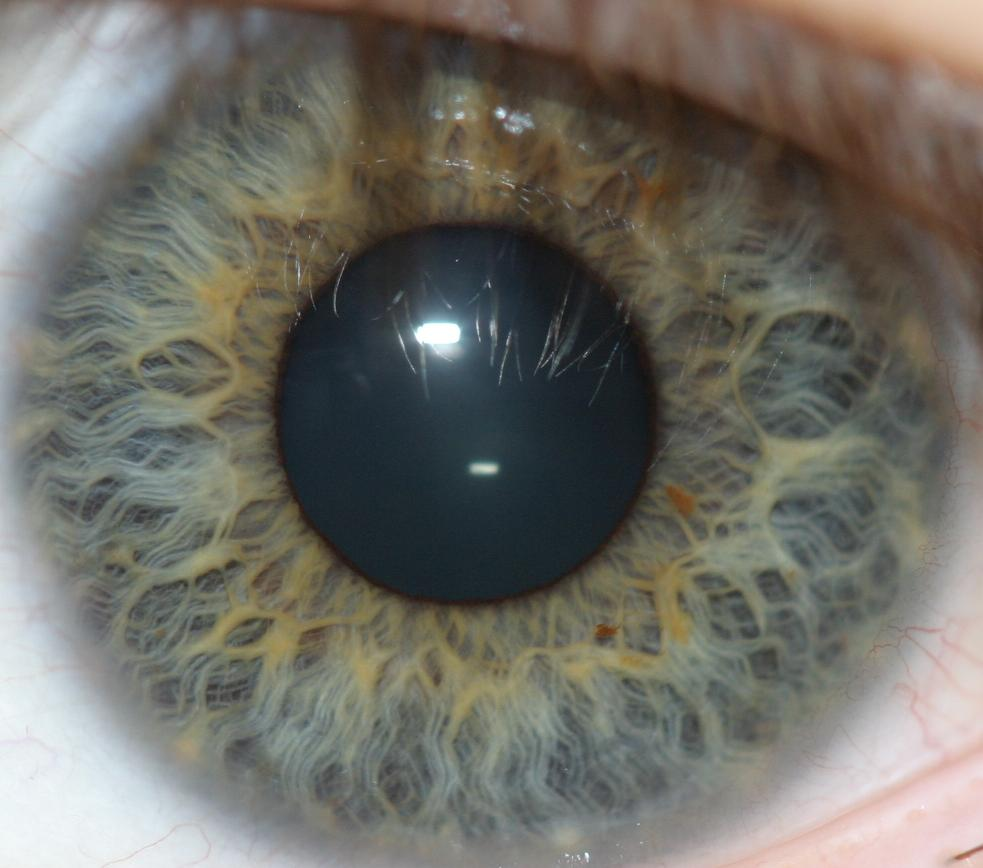
#> input picture test_image.png, 983 x 868 px
$ python -i buildClassifier.py   (imports and definitions only)   (older library calls are emulated)
#> lines starting #> are read from the running program, lines starting #| are printed output that depends on the picture
#> further down, picture is the input picture: shape (868, 983, 3); mean B, G, R 102.3, 109.9, 111.8
import cv2
import pickle
import numpy as np
import os
import pandas as pd
import matplotlib.pyplot as plt
from skimage.feature import hog
from sklearn.model_selection import train_test_split
from sklearn.metrics import accuracy_score
from sklearn.preprocessing import StandardScaler
from sklearn.decomposition import PCA
from sklearn.svm import SVC

# This defines if we're building the classifer with Edge Features, or not.
EDGE_FEATURES = True
# Predicts the accuracy of the model
PREDICTION = True
# Number of Principal components to reduce the feature space to
PCA_NO = 2
# Float reprecenting how much of the data to use to build the model
TRAINING_PERCENTAGE = 0.5

CurPath = os.path.dirname(__file__)
# Assumes the Dataset directory is in the same directory as this script
DSPath = os.path.join(CurPath,"Dataset/")

# Returns a numpy array / OpenCV image given the name it appears in, in the data.csv.
# [4 lines left out: function getImage, not called in this run]

# Returns a copy of the input image post FFT returns the array as float
def applyFFT(image):
    f = np.fft.fft2(image)
    fshift = np.fft.fftshift(f)
    fft = 20*np.log(np.abs(fshift))
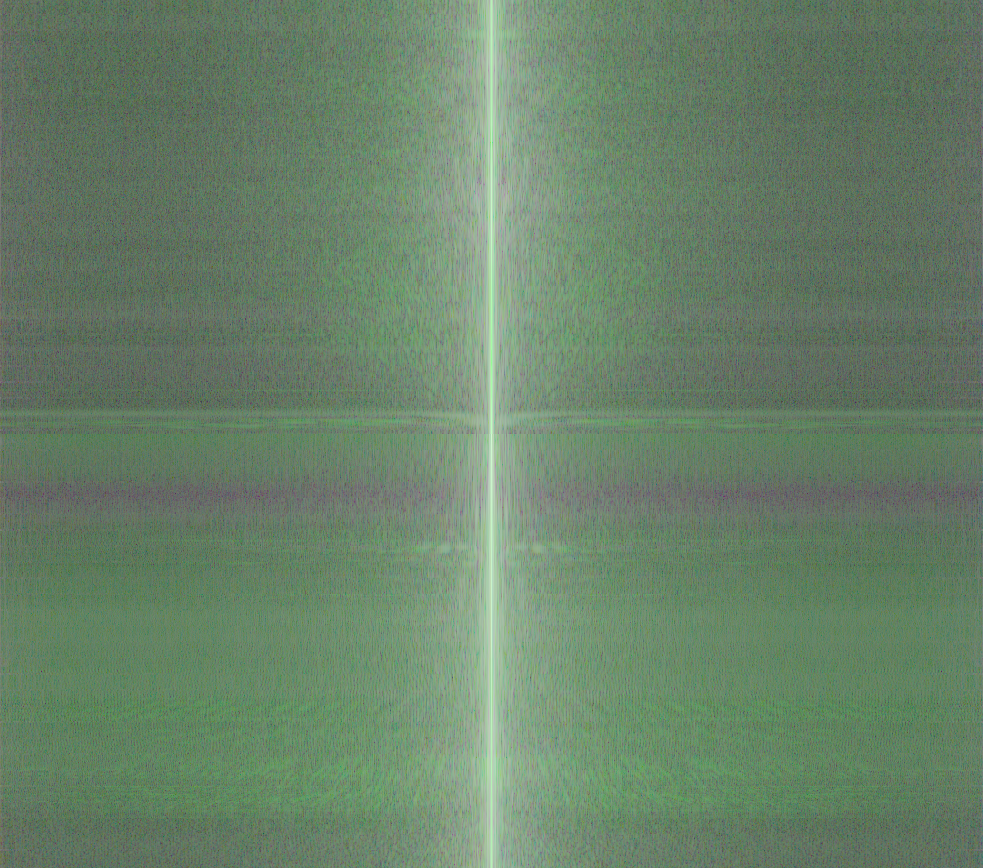
#> fft: shape (868, 983, 3) float64; mean of channels 0, 1, 2 75.5, 107.5, 75.5; drawn with min black and max white
    # Return as array on np.uint8, as otherwise, it's an array of float, which is not right
    return fft.astype(dtype=np.uint8)
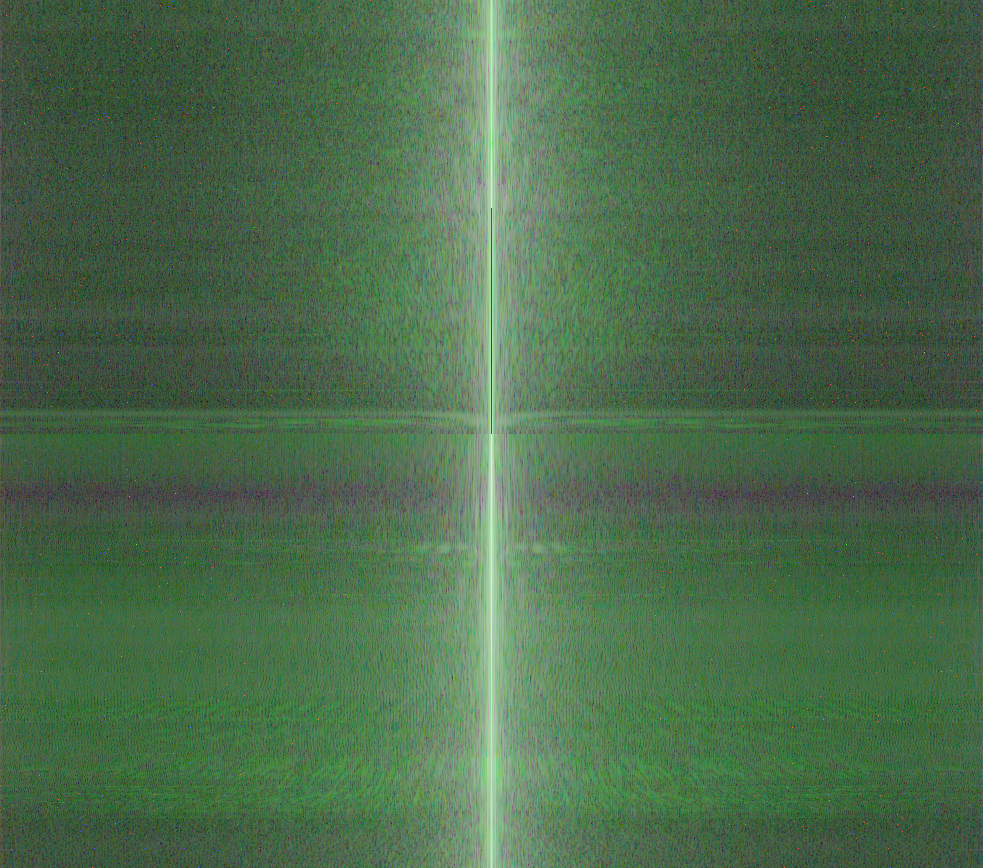
#> returned value: shape (868, 983, 3); mean of channels 0, 1, 2 75.1, 107, 75.1; drawn as B, G, R

# Returns a copy of the input image post Gabor Filter
def applyGabor(image):
    g_kernel = cv2.getGaborKernel((11, 11), 8.0, np.pi/4, 10.0, 0.5, 0, ktype=cv2.CV_32F)
    filtered_img = cv2.filter2D(image, cv2.CV_8UC3, g_kernel)
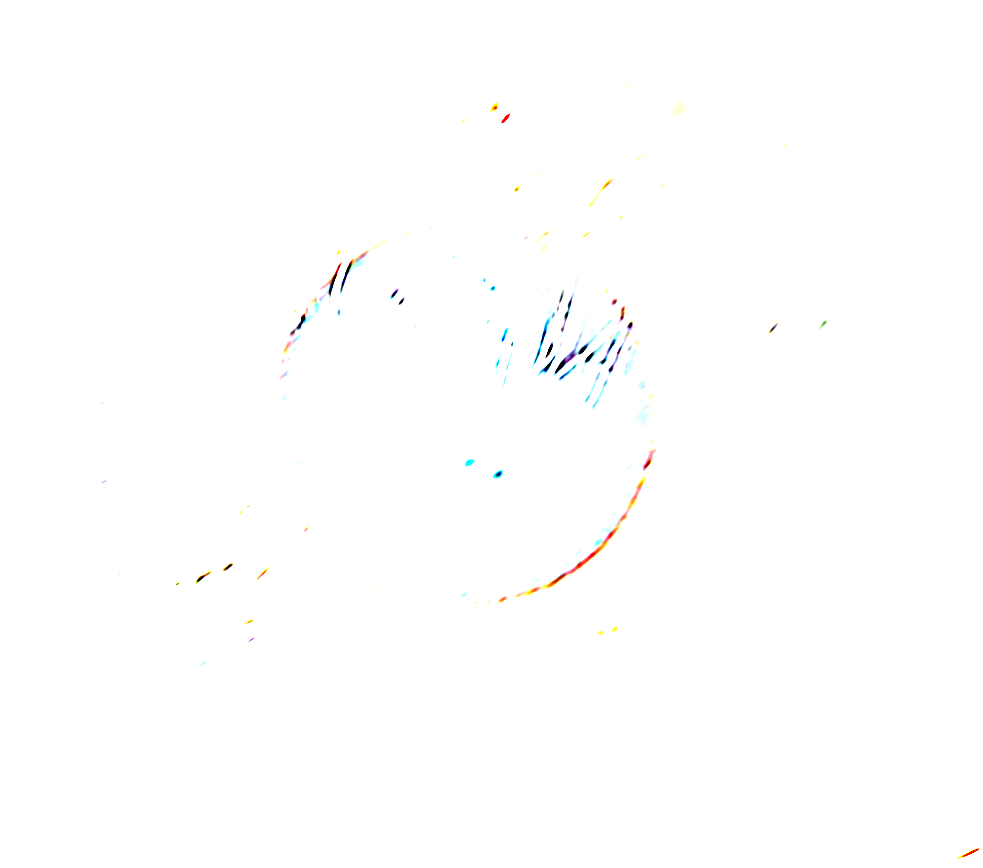
#> filtered_img: shape (868, 983, 3); mean B, G, R 254.4, 254.5, 254.5
    return filtered_img

# Returns a copy of the input image post Edge Detection
def applyEdgeDetection(image):
    return cv2.Canny(image,75,200)


# Returns the features of the HoG image
def applyHoG(image):
#> (the run stopped early here; a loop or call above may not have finished)
